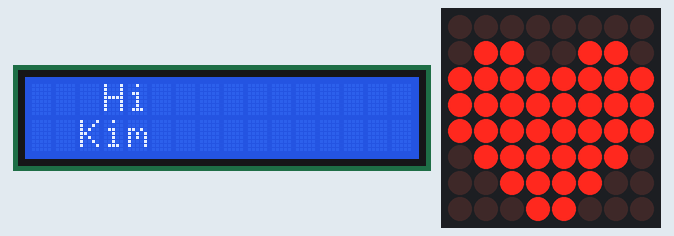
Recording of a sketch running on a simulated Arduino Uno, built with avr-gcc and run on an emulated ATmega328P. Shown: 16×2 character LCD, 8×8 LED matrix.

Above: at 0.1 s.
At 5.1 s:
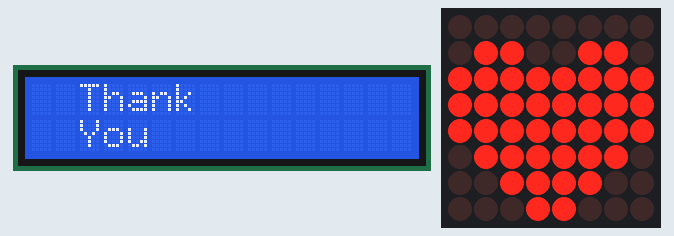
At 8.1 s:
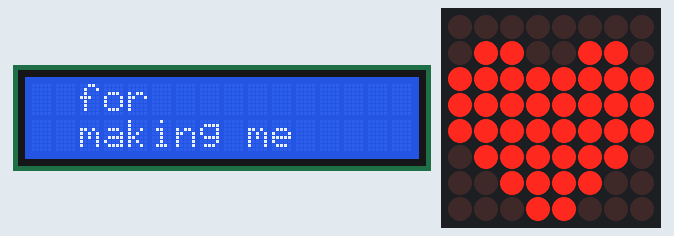
At 11.1 s:
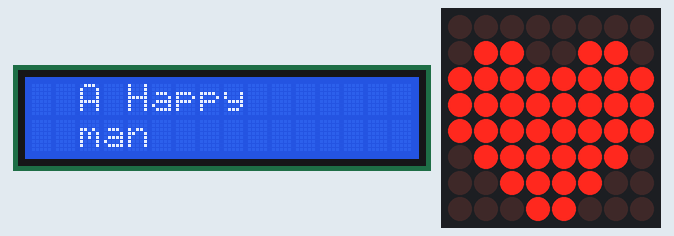
At 22.2 s:
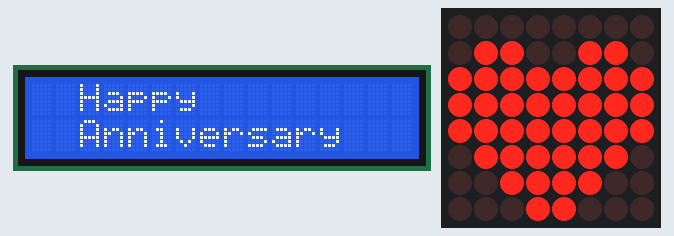
At 37.2 s:
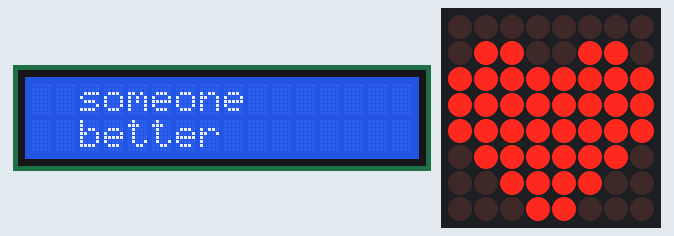

Measured:
- what the display in image 1 shows lasts 3.0 s, from 5.1 s to 8.1 s

The sketch:

v3_matrix_failed.ino
```cpp
 #include<LiquidCrystal.h>
#include <LedControl.h>

LedControl lc = LedControl(13,11,9,1);

byte heart[8] = {
  B00000000,
  B01100110,
  B11111111,
  B11111111,
  B11111111,
  B01111110,
  B00111100,
  B00011000
};

byte iddle [8] = {
  B00000000,
  B00000000,
  B00000000,
  B00000000,
  B00000000,
  B00000000,
  B00000000,
  B00000000
};

LiquidCrystal lcd(12, 10, 5, 4, 3, 2);
void setup()
{
  lc.shutdown(0, false);
  lc.setIntensity(0,8);
  lc.clearDisplay(0);
 lcd.begin(16, 2);
}

void loop()
{

  for (int row = 0; row < 8; row++) {
    lc.setRow(0, row, heart[row]);
  }
   lcd.clear();
 lcd.setCursor(2, 0);
  lcd.print( " Hi");
  lcd. setCursor(2,1);
  lcd.print("Kim");
  delay(2000);


 lcd.clear();
  lcd.setCursor(2,0);
  lcd.print("Happy");
  lcd.setCursor(2,1);
  lcd.print("Anniversary");
  delay(3000);


   lcd.clear();
  lcd.setCursor(2,0);
  lcd.print("Thank");
  lcd.setCursor(2,1);
  lcd.print("You");
  delay(3000);


  lcd.clear();
  lcd.setCursor(2,0);
  lcd.print("for");
  lcd.setCursor(2,1);
  lcd.print("making me");
  delay(3000);


   lcd.clear();
  lcd.setCursor(2,0);
  lcd.print("A Happy");
  lcd.setCursor(2,1);
  lcd.print("man");
  delay(3000);


   lcd.clear();
  lcd.setCursor(2,0);
  lcd.print("I couldn't");
  lcd.setCursor(2,1);
  lcd.print("ask for");
  delay(3000);


  lcd.clear();
  lcd.setCursor(2,0);
  lcd.print("someone");
  lcd.setCursor(2,1);
  lcd.print("better");
  delay(3000);
}
```
